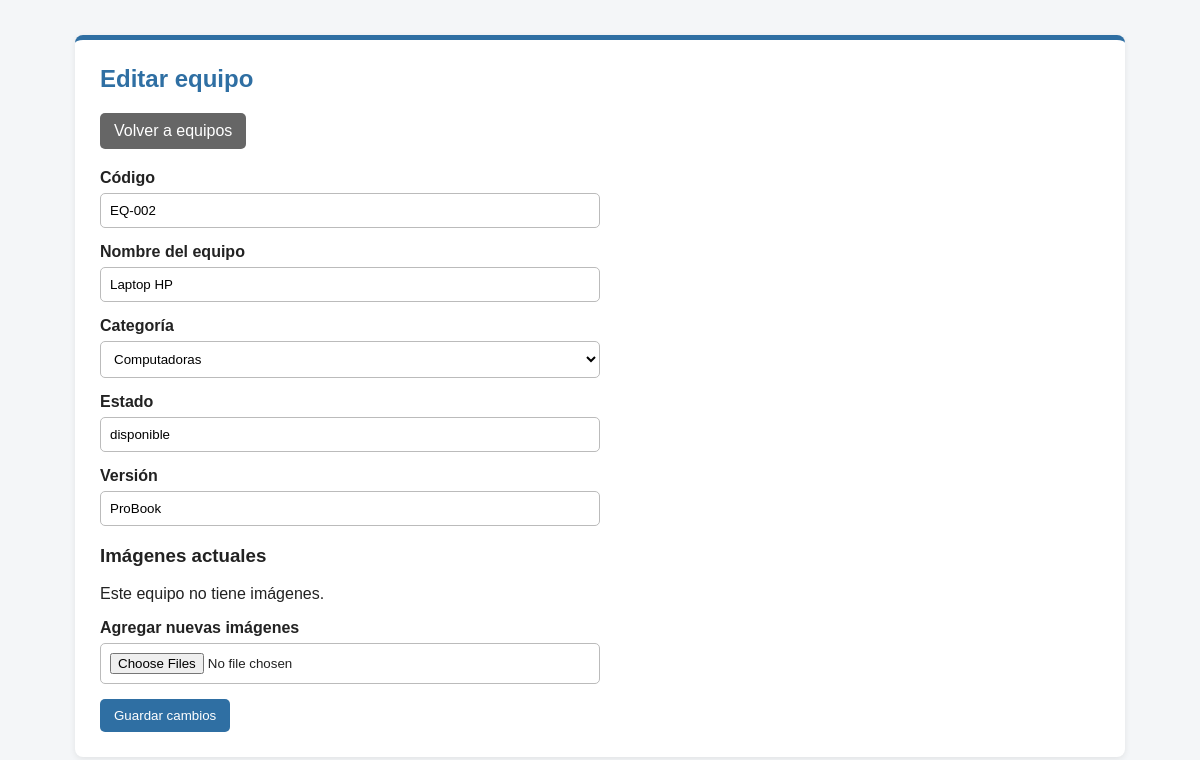
Screenshot of /pages/equipos/editar.php?id=2 (signed in) with the database file from the repository.
### tables this page shows
CREATE TABLE equipos (
    id INT AUTO_INCREMENT PRIMARY KEY,
    categoria_id INT NOT NULL,
    codigo VARCHAR(50) NOT NULL UNIQUE,
    nombre VARCHAR(100) NOT NULL,
    estado VARCHAR(30) NOT NULL,
    version VARCHAR(50) NULL,
    eliminado_en DATETIME NULL,

    FOREIGN KEY (categoria_id) REFERENCES categorias(id)
);

CREATE TABLE categorias (
    id INT AUTO_INCREMENT PRIMARY KEY,
    nombre VARCHAR(100) NOT NULL,
    eliminado_en DATETIME NULL
);

### public/pages/equipos/editar.php (the view, shortened to what this page needs)
<?php
require_once __DIR__ . '/../../../config/database.php';
$id = (int) ($_GET['id'] ?? 0);
$sql = "SELECT id,
               categoria_id,
               codigo,
               nombre,
               estado,
               version
        FROM equipos
        WHERE id = ?
        AND eliminado_en IS NULL
        LIMIT 1";
$stmt = $conn->prepare($sql);
$stmt->execute([$id]);
$equipo = $stmt->fetch(PDO::FETCH_ASSOC);
$sql = "SELECT id, nombre
        FROM categorias
        WHERE eliminado_en IS NULL
        ORDER BY nombre ASC";
$stmt = $conn->prepare($sql);
$stmt->execute();
$categorias = $stmt->fetchAll(PDO::FETCH_ASSOC);
$sql = "SELECT id, nombre_archivo
        FROM equipo_imagenes
        WHERE equipo_id = ?
        ORDER BY id ASC";
$stmt = $conn->prepare($sql);
$stmt->execute([$id]);
$imagenes = $stmt->fetchAll(PDO::FETCH_ASSOC);
?>
<!DOCTYPE html>
<html lang="es">
<head>
    <link
        rel="stylesheet"
        href="/css/style.css"
    >
</head>
<body>
    <div class="contenedor">
        <div class="pagina-caja">
            <h2>Editar equipo</h2>
            <div class="acciones-superiores">
                <a
                    class="boton boton-secundario"
                    href="/pages/equipos/index.php"
                >
                    Volver a equipos
                </a>
            </div>
            <form
                class="formulario"
                action="/actions/equipos/editar.php"
                method="POST"
                enctype="multipart/form-data"
            >
                <div class="formulario-grupo">
                    <label for="codigo">
                        Código
                    </label>
                    <input
                        type="text"
                        name="codigo"
                        id="codigo"
                        value="<?php echo htmlspecialchars(
                            $equipo['codigo'],
                            ENT_QUOTES | ENT_SUBSTITUTE,
                            'UTF-8'
                        ); ?>"
                        maxlength="50"
                        required
                    >
                </div>
                <div class="formulario-grupo">
                    <label for="nombre">
                        Nombre del equipo
                    </label>
                    <input
                        type="text"
                        name="nombre"
                        id="nombre"
                        value="<?php echo htmlspecialchars(
                            $equipo['nombre'],
                            ENT_QUOTES | ENT_SUBSTITUTE,
                            'UTF-8'
                        ); ?>"
                        maxlength="100"
                        required
                    >
                </div>
                <div class="formulario-grupo">
                    <label for="categoria_id">
                        Categoría
                    </label>
                    <select
                        name="categoria_id"
                        id="categoria_id"
                        required
                    >
                        <?php foreach ($categorias as $categoria): ?>
                            <option
                                value="<?php echo (int) $categoria['id']; ?>"
                                <?php echo $equipo['categoria_id'] == $categoria['id'] ? 'selected' : ''; ?>
                            >
                                <?php echo htmlspecialchars(
                                    $categoria['nombre'],
                                    ENT_QUOTES | ENT_SUBSTITUTE,
                                    'UTF-8'
                                ); ?>
                            </option>
                        <?php endforeach; ?>
                    </select>
                </div>
                <div class="formulario-grupo">
                    <label for="estado">
                        Estado
                    </label>
                    <input
                        type="text"
                        name="estado"
                        id="estado"
                        value="<?php echo htmlspecialchars(
                            $equipo['estado'],
                            ENT_QUOTES | ENT_SUBSTITUTE,
                            'UTF-8'
                        ); ?>"
                        maxlength="30"
                        required
                    >
                </div>
                <div class="formulario-grupo">
                    <label for="version">
                        Versión
                    </label>
                    <input
                        type="text"
                        name="version"
                        id="version"
                        value="<?php echo htmlspecialchars(
                            $equipo['version'] ?? '',
                            ENT_QUOTES | ENT_SUBSTITUTE,
                            'UTF-8'
                        ); ?>"
                        maxlength="50"
                    >
                </div>
                <h3>Imágenes actuales</h3>
                <?php if (count($imagenes) > 0): ?>
                    <?php foreach ($imagenes as $imagen): ?>
                        <div class="imagen-actual">
                            <img
                                src="/actions/equipos/imagen.php?id=<?php echo (int) $imagen['id']; ?>"
                                alt="Imagen del equipo"
                                width="120"
                            >
                            <br>
                            <label>
                                <input
                                    type="checkbox"
                                    name="eliminar_imagenes[]"
                                    value="<?php echo (int) $imagen['id']; ?>"
                                >
                                Eliminar esta imagen
                            </label>
                        </div>
                    <?php endforeach; ?>
                <?php else: ?>
                    <p>
                        Este equipo no tiene imágenes.
                    </p>
                <?php endif; ?>
                <div class="formulario-grupo">
                    <label for="imagenes">
                        Agregar nuevas imágenes
                    </label>
                    <input
                        type="file"
                        name="imagenes[]"
                        id="imagenes"
                        accept="image/jpeg,image/png,image/webp"
                        multiple
                    >
                </div>
                <button
                    class="boton"
                    type="submit"
                >
                    Guardar cambios
                </button>
            </form>
        </div>
    </div>
</body>
</html>

### public/css/style.css (style rules this page uses)
body { font-family: Arial, sans-serif; background-color: #f4f6f8; margin: 0; padding: 0; color: #222; }
.contenedor { width: 90%; max-width: 1050px; margin: 35px auto; }
.pagina-caja { background-color: #ffffff; padding: 25px; border-radius: 8px; border-top: 5px solid #2f6fa3; box-shadow: 0 2px 6px rgba(0, 0, 0, 0.08); }
.pagina-caja h2 { margin-top: 0; color: #2f6fa3; }
.acciones-superiores { margin-bottom: 20px; }
.boton { display: inline-block; padding: 9px 14px; background-color: #2f6fa3; color: white; text-decoration: none; border: none; border-radius: 5px; cursor: pointer; }
.boton-secundario { background-color: #666; }
.formulario { max-width: 500px; }
.formulario-grupo { margin-bottom: 15px; }
.formulario-grupo label { display: block; margin-bottom: 6px; font-weight: bold; }
.formulario-grupo input, .formulario-grupo select { width: 100%; box-sizing: border-box; padding: 9px; border: 1px solid #bbb; border-radius: 5px; background-color: white; }

### rows the page displays
equipos: codigo "EQ-002", nombre "Laptop HP", categoria_id "Computadoras", estado "disponible", version "ProBook"
